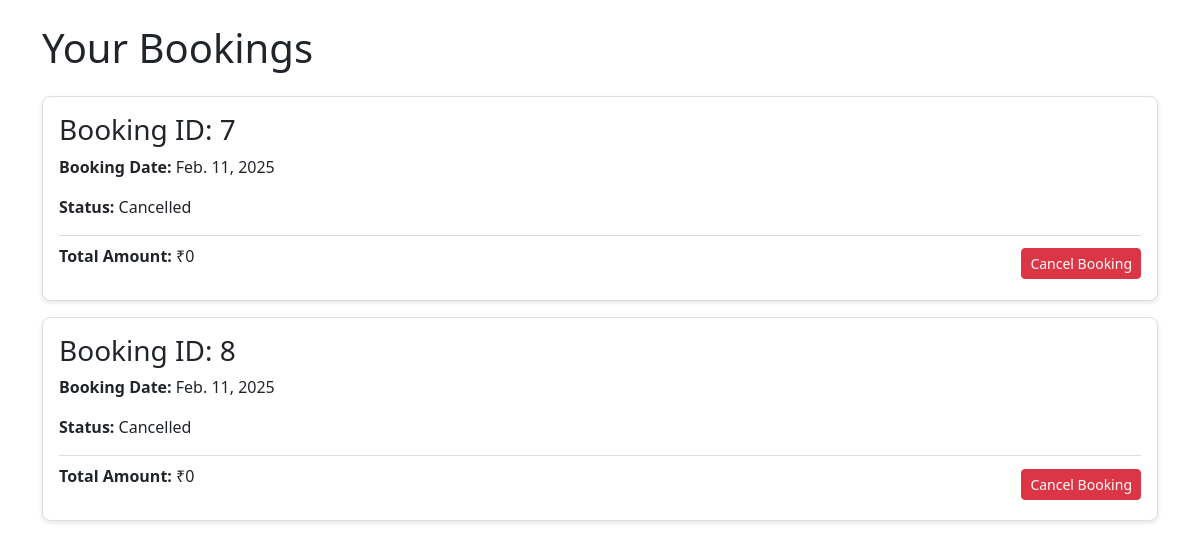
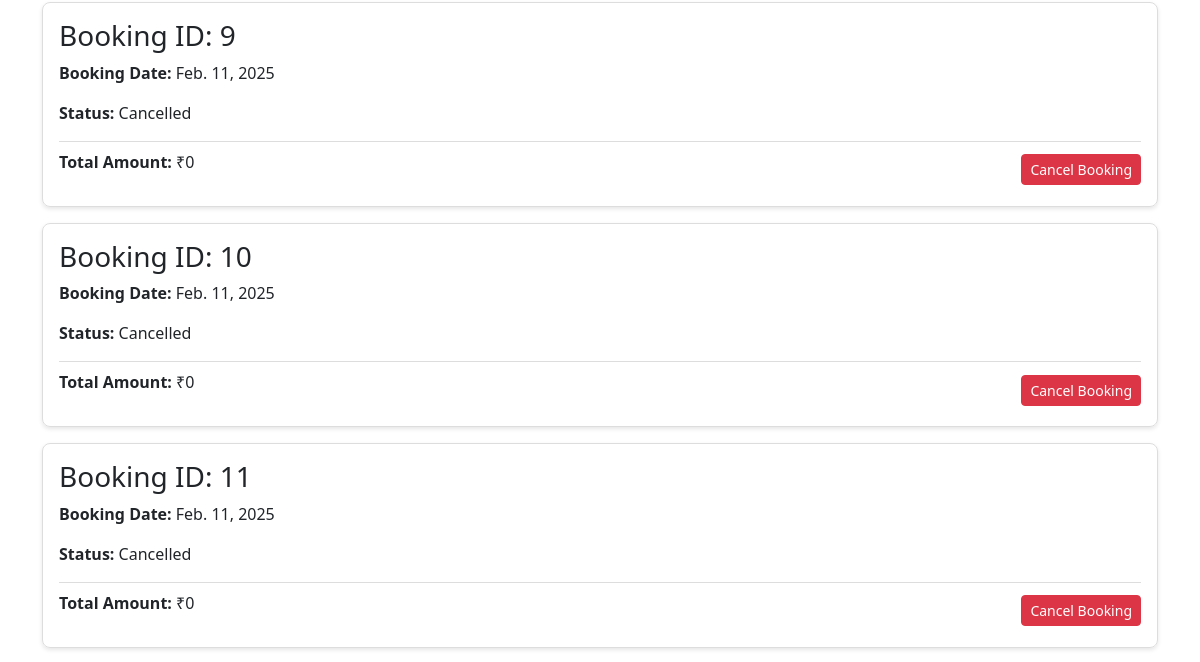
Before: /view_bookings/ (signed in, upper part) with the older database file (2 pictures, top to bottom).
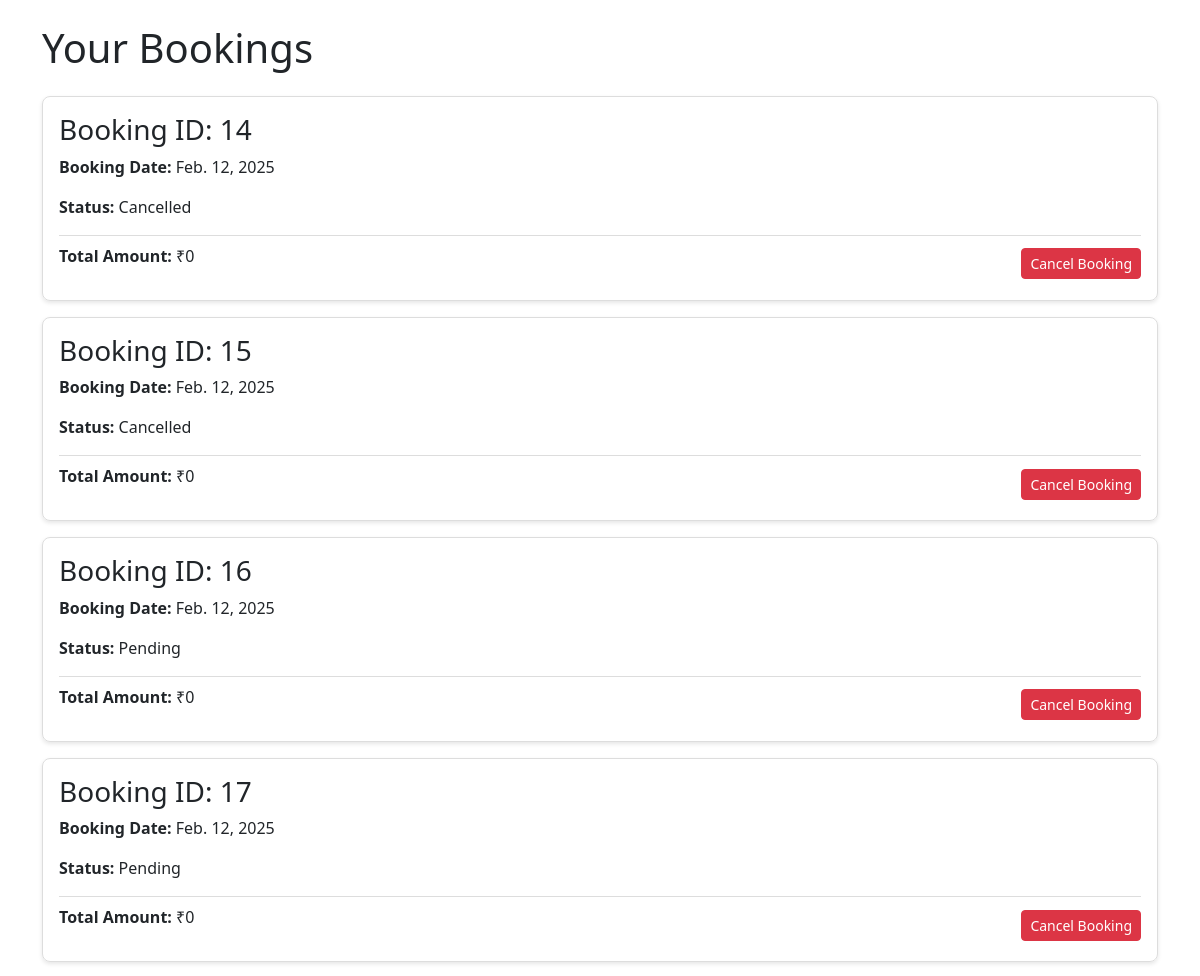
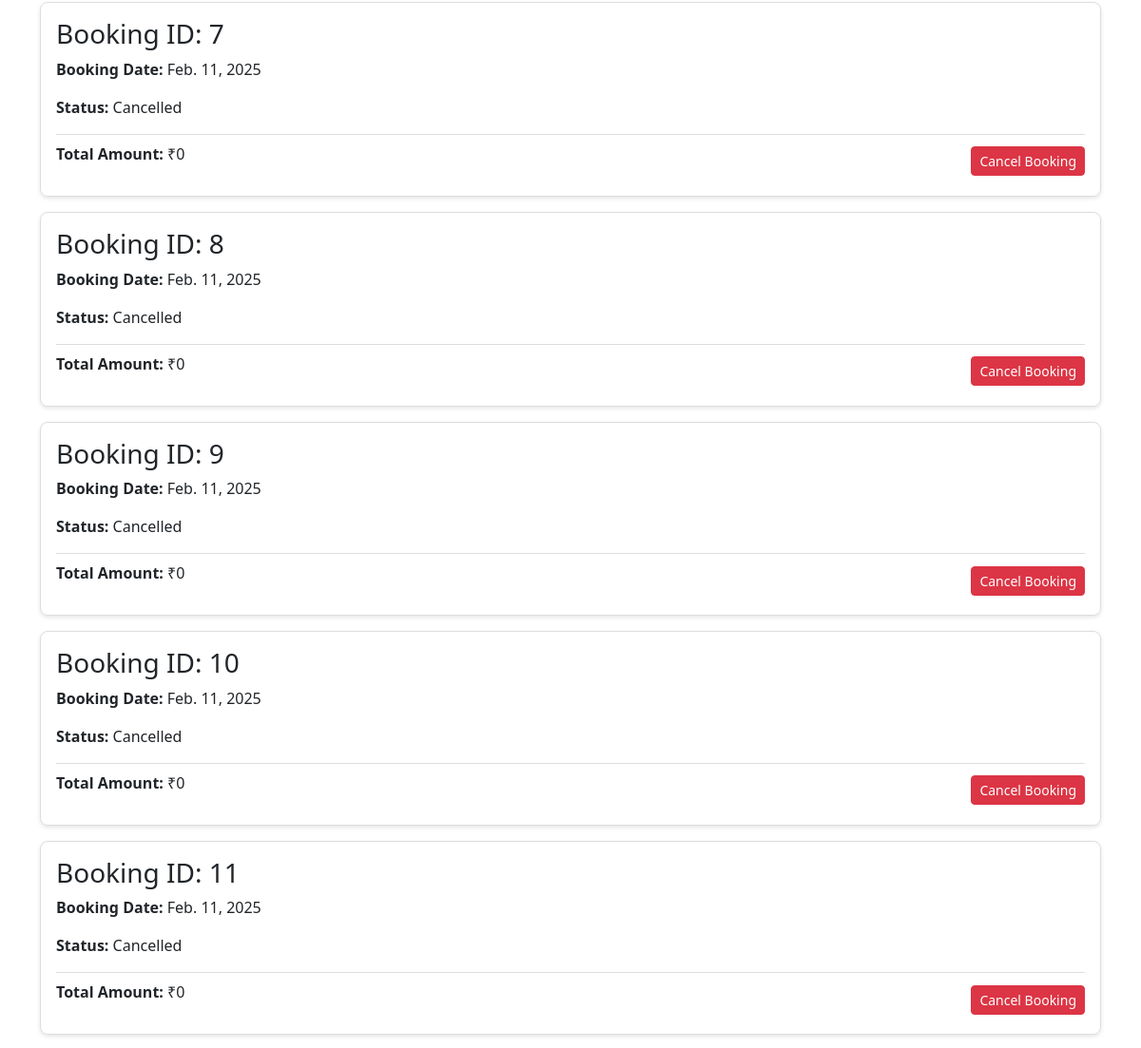
After: the same page with the newer database file (2 pictures, top to bottom).
### app/models.py (models this page shows, shortened)
class Buy(models.Model):
    user = models.ForeignKey(User, on_delete=models.CASCADE)
    wedding = models.ForeignKey(DestinationWedding, on_delete=models.CASCADE,null=True)
    invitation = models.ForeignKey(InvitationCard, on_delete=models.CASCADE, null=True, blank=True)
    customer_name = models.CharField(max_length=255)
    customer_email = models.EmailField()
    customer_phone = models.CharField(max_length=15)
    message = models.TextField(blank=True, null=True)
    purchase_date = models.DateField(auto_now_add=True)
    status = models.CharField(
        max_length=50,
        choices=[('Pending', 'Pending'), ('Completed', 'Completed'), ('Cancelled', 'Cancelled')],
        default='Pending'
    )
    def calculate_total(self):
        total = 0
        for buy_item in self.buyitem_set.all():
            total += buy_item.calculate_item_price()
        if self.invitation:
            total += self.invitation.price
        return total

### app/views.py (the view)
# urls.py: path('view_bookings/', views.user_view_bookings, name='user_view_bookings'),
def user_view_bookings(request):
    if 'user' in request.session:
        user = request.user
        data = Buy.objects.filter(user=user).prefetch_related('buyitem_set__item__category').order_by('-purchase_date')
        for booking in data:
            booking.is_cancellable = (date.today() - booking.purchase_date) <= timedelta(days=2)
            print("Booking ID:", booking.id)
            print("Wedding:", booking.wedding)  # Should print the related DestinationWedding object if exists
            print("Invitation:", booking.invitation)  # Should print the related InvitationCard object if exists
        return render(request, 'user/bookings.html', {'data': data})
    else:
        return redirect('login')

### app/models.py (called while the page is built)
    def calculate_item_price(self):
        return self.item.category.price * self.quantity

### templates/user/bookings.html (shortened to what this page needs)
<!DOCTYPE html>
<html lang="en">
<head>
    <link href="https://cdn.jsdelivr.net/npm/bootstrap@5.3.3/dist/css/bootstrap.min.css" rel="stylesheet">
</head>
<body>
    <div class="container mt-4">
        <h1 class="mb-4">Your Bookings</h1>
        {% for booking in data %}
        <div class="booking-card">
            <div class="details-section">
                <h3>Booking ID: {{ booking.id }}</h3>
                <p><strong>Booking Date:</strong> {{ booking.purchase_date }}</p>
                <p><strong>Status:</strong> {{ booking.status }}</p>
            </div>
            <div class="total-section">
                <p><strong>Total Amount:</strong> ₹{{ booking.calculate_total }}</p>
                {% if booking.is_cancellable %}
                    <a href="{% url 'cancel_booking' booking.id %}" class="btn btn-danger btn-sm btn-cancel">Cancel Booking</a>
                {% else %}
                    <span class="text-danger">Non-cancellable</span>
                {% endif %}
            </div>
        </div>
        {% endfor %}
    </div>
</body>
</html>

Changed rows visible on the page:
added Buy: id "14", purchase_date "Feb. 12, 2025", status "Cancelled", calculate_total "0", shows "Cancel Booking"
added Buy: id "15", purchase_date "Feb. 12, 2025", status "Cancelled", calculate_total "0", shows "Cancel Booking"
added Buy: id "16", purchase_date "Feb. 12, 2025", status "Pending", calculate_total "0", shows "Cancel Booking"
added Buy: id "17", purchase_date "Feb. 12, 2025", status "Pending", calculate_total "0", shows "Cancel Booking"
